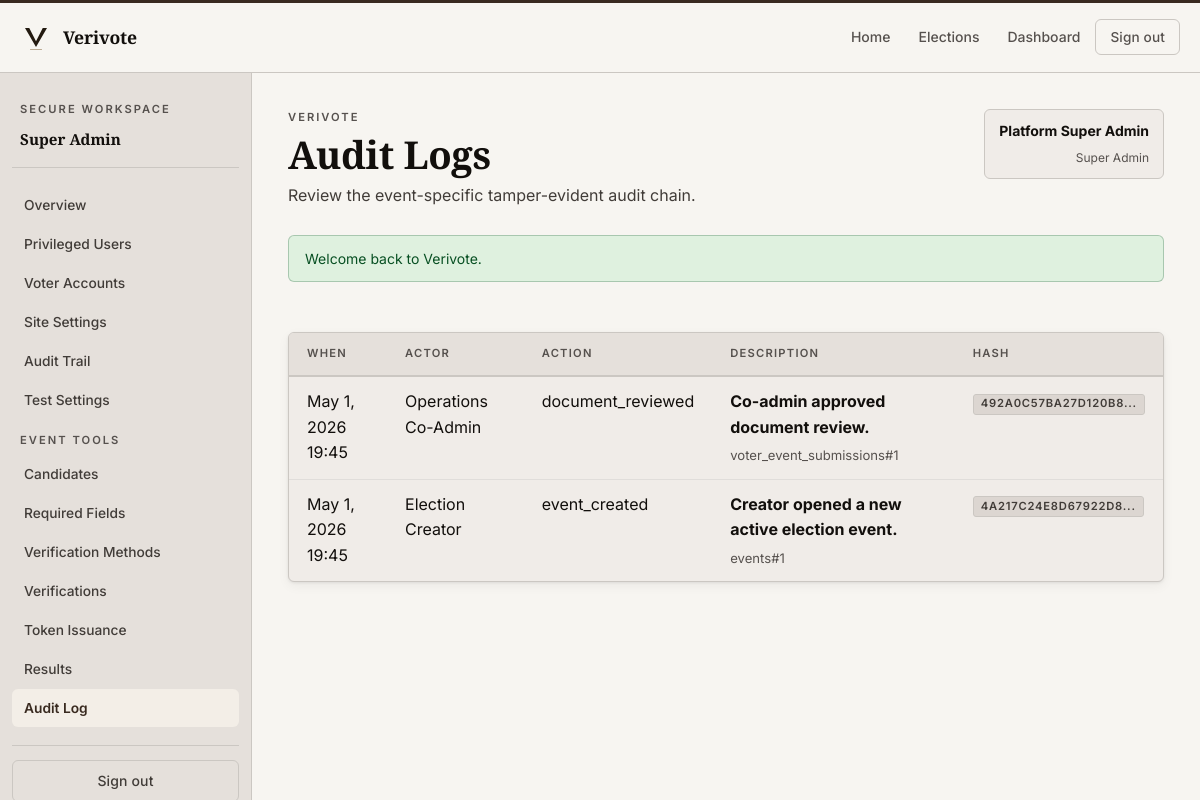
/creator/audit_logs.php?event=1 (signed in), run on the app's committed database.
### tables this page shows
CREATE TABLE audit_logs (
    id BIGINT UNSIGNED AUTO_INCREMENT PRIMARY KEY,
    actor_user_id BIGINT UNSIGNED NULL,
    event_id BIGINT UNSIGNED NULL,
    action_type VARCHAR(100) NOT NULL,
    target_table VARCHAR(100) NOT NULL,
    target_id VARCHAR(100) NOT NULL,
    description VARCHAR(255) NOT NULL,
    metadata_json JSON NULL,
    ip_address VARCHAR(64) NULL,
    user_agent VARCHAR(255) NULL,
    previous_hash CHAR(64) NULL,
    entry_hash CHAR(64) NOT NULL,
    created_at TIMESTAMP NOT NULL DEFAULT CURRENT_TIMESTAMP,
    KEY idx_audit_event (event_id),
    CONSTRAINT fk_audit_user FOREIGN KEY (actor_user_id) REFERENCES users(id) ON DELETE SET NULL,
    CONSTRAINT fk_audit_event FOREIGN KEY (event_id) REFERENCES events(id) ON DELETE SET NULL
);

CREATE TABLE users (
    id BIGINT UNSIGNED AUTO_INCREMENT PRIMARY KEY,
    role_id INT UNSIGNED NOT NULL,
    full_name VARCHAR(150) NOT NULL,
    email VARCHAR(190) NOT NULL UNIQUE,
    phone VARCHAR(40) NOT NULL UNIQUE,
    password_hash VARCHAR(255) NOT NULL,
    status ENUM('pending', 'active', 'suspended') NOT NULL DEFAULT 'pending',
    email_verified_at DATETIME NULL,
    phone_verified_at DATETIME NULL,
    last_login_at DATETIME NULL,
    failed_login_count INT UNSIGNED NOT NULL DEFAULT 0,
    created_at TIMESTAMP NOT NULL DEFAULT CURRENT_TIMESTAMP,
    updated_at TIMESTAMP NOT NULL DEFAULT CURRENT_TIMESTAMP ON UPDATE CURRENT_TIMESTAMP,
    CONSTRAINT fk_users_role FOREIGN KEY (role_id) REFERENCES roles(id)
);

### config/database.php (called while the page is built, shortened)
<?php
function db(): PDO
{
    static $pdo = null;
    if ($pdo instanceof PDO) {
        return $pdo;
    }
    $config = app_config('db');
    $dsn = sprintf(
        'mysql:host=%s;port=%s;dbname=%s;charset=%s',
        $config['host'],
        $config['port'],
        $config['name'],
        $config['charset']
    );
    $pdo = new PDO($dsn, $config['user'], $config['pass'], [
        PDO::ATTR_ERRMODE => PDO::ERRMODE_EXCEPTION,
        PDO::ATTR_DEFAULT_FETCH_MODE => PDO::FETCH_ASSOC,
        PDO::ATTR_EMULATE_PREPARES => false,
    ]);
    return $pdo;
}

### includes/helpers.php (called while the page is built, shortened)
<?php
function e(null|string|int|float $value): string
{
    return htmlspecialchars((string) $value, ENT_QUOTES | ENT_SUBSTITUTE, 'UTF-8');
}
function format_datetime(?string $value, string $format = 'M j, Y H:i T'): string
{
    return (new DateTimeImmutable($value))->format($format);
}
function fetch_all(string $sql, array $params = []): array
{
    $statement = db()->prepare($sql);
    $statement->execute($params);
    return $statement->fetchAll();
}

### creator/audit_logs.php (the view, shortened to what this page needs)
<?php
$eventId = (int) ($_GET['event'] ?? 0);
$logs = fetch_all(
    'SELECT audit_logs.*, users.full_name
     FROM audit_logs
     LEFT JOIN users ON users.id = audit_logs.actor_user_id
     WHERE audit_logs.event_id = :event_id
     ORDER BY audit_logs.id DESC
     LIMIT 200',
    ['event_id' => $eventId]
);
include dirname(__DIR__) . '/includes/header.php';
?>
<section class="table-wrap">
    <table>
        <thead>
        <tr>
            <th>When</th>
            <th>Actor</th>
            <th>Action</th>
            <th>Description</th>
            <th>Hash</th>
        </tr>
        </thead>
        <tbody>
        <?php foreach ($logs as $log): ?>
            <tr>
                <td><?= e(format_datetime($log['created_at'], 'M j, Y H:i')); ?></td>
                <td><?= e($log['full_name'] ?: 'Anonymous / system'); ?></td>
                <td><?= e($log['action_type']); ?></td>
                <td>
                    <strong><?= e($log['description']); ?></strong>
                    <p><?= e($log['target_table'] . '#' . $log['target_id']); ?></p>
                </td>
                <td><span class="badge badge-muted"><?= e(substr($log['entry_hash'], 0, 18)); ?>...</span></td>
            </tr>
        <?php endforeach; ?>
        </tbody>
    </table>
</section>
<?php include dirname(__DIR__) . '/includes/footer.php'; ?>

### assets/css/app.css (style rules this page uses)
:root { --canvas: oklch(97% 0.006 75); --surface: oklch(94.5% 0.007 73); --surface-alt: oklch(91% 0.009 70); --surface-deep: oklch(88% 0.010 68); --ink: oklch(17% 0.008 55); --ink-2: oklch(36% 0.010 58); --ink-3: oklch(44% 0.009 62); --rule: oklch(83% 0.008 72); --rule-soft: oklch(90% 0.006 74); --accent: oklch(30% 0.028 55); --accent-dark: oklch(22% 0.022 52); --accent-over: oklch(97% 0.005 75); --accent-tint: oklch(95% 0.010 72); --success: oklch(38% 0.10 150); --success-tint: oklch(94% 0.03 145); --warning: oklch(52% 0.11 68); --warning-tint: oklch(95% 0.04 75); --danger: oklch(40% 0.13 22); --danger-tint: oklch(95% 0.04 20); --container: min(1180px, calc(100vw - 40px)); --radius: 6px; --shadow: 0 1px 3px oklch(17% 0.008 55 / 0.07), 0 4px 12px oklch(17% 0.008 55 / 0.05); --shadow-lg: 0 2px 8px oklch(17% 0.008 55 / 0.07), 0 12px 32px oklch(17% 0.008 55 / 0.08); --hero-bg: oklch(16% 0.008 55); --hero-surface: oklch(22% 0.009 57); --hero-rule: oklch(35% 0.008 58); --hero-ink: oklch(93% 0.006 74); --hero-ink-2: oklch(64% 0.007 68); }
*, *::before, *::after { box-sizing: border-box; }
html { scroll-behavior: smooth; }
body { margin: 0; min-height: 100vh; background: var(--canvas); color: var(--ink); font-family: "Inter", system-ui, sans-serif; font-size: 1rem; line-height: 1.6; -webkit-font-smoothing: antialiased; }
p { margin: 0; color: var(--ink-2); line-height: 1.7; max-width: 68ch; }
strong { color: var(--ink); }
.hero-rail, .panel, .table-wrap, .list-shell, .auth-shell, .results-strip, .ledger { border: 1px solid var(--rule); border-radius: var(--radius); background: var(--surface); box-shadow: var(--shadow); }
.badge { display: inline-flex; align-items: center; justify-content: center; min-height: 21px; padding: 0 7px; border-radius: 3px; font-size: 0.70rem; font-weight: 600; text-transform: uppercase; letter-spacing: 0.07em; border: 1px solid transparent; }
.badge-muted { background: var(--surface-deep); border-color: var(--rule); color: var(--ink-2); }
.table-wrap { overflow-x: auto; overflow-y: hidden; }
table { width: 100%; border-collapse: collapse; }
th, td { padding: 12px 18px; text-align: left; border-bottom: 1px solid var(--rule-soft); vertical-align: top; }
th { font-size: 0.70rem; font-weight: 600; text-transform: uppercase; letter-spacing: 0.11em; color: var(--ink-3); background: var(--surface-alt); border-bottom: 2px solid var(--rule); }
tr:last-child td { border-bottom: 0; }
td p { margin-top: 4px; color: var(--ink-3); font-size: 0.82rem; max-width: none; }

### data on the page
audit_logs: created_at "May 1, 2026 19:45", actor_user.full_name "Operations Co-Admin", action_type "document_reviewed", description "Co-admin approved document review.", target_table+target "voter_event_submissions#1", entry_hash "492A0C57BA27D120B8"
audit_logs: created_at "May 1, 2026 19:45", actor_user.full_name "Election Creator", action_type "event_created", description "Creator opened a new active election event.", target_table+target "events#1", entry_hash "4A217C24E8D67922D8"

### other printed values
format_status(str_replace('_', ' ', $role)) "Super Admin"
$link['label'] "Overview"
$link['label'] "Privileged Users"
$link['label'] "Voter Accounts"
$link['label'] "Site Settings"
$link['label'] "Audit Trail"
$link['label'] "Test Settings"
$pageHeading "Audit Logs"
$pageDescription "Review the event-specific tamper-evident audit chain."
$user['full_name'] "Platform Super Admin"
$user['role_name'] "Super Admin"
$flash['message'] "Welcome back to Verivote."
